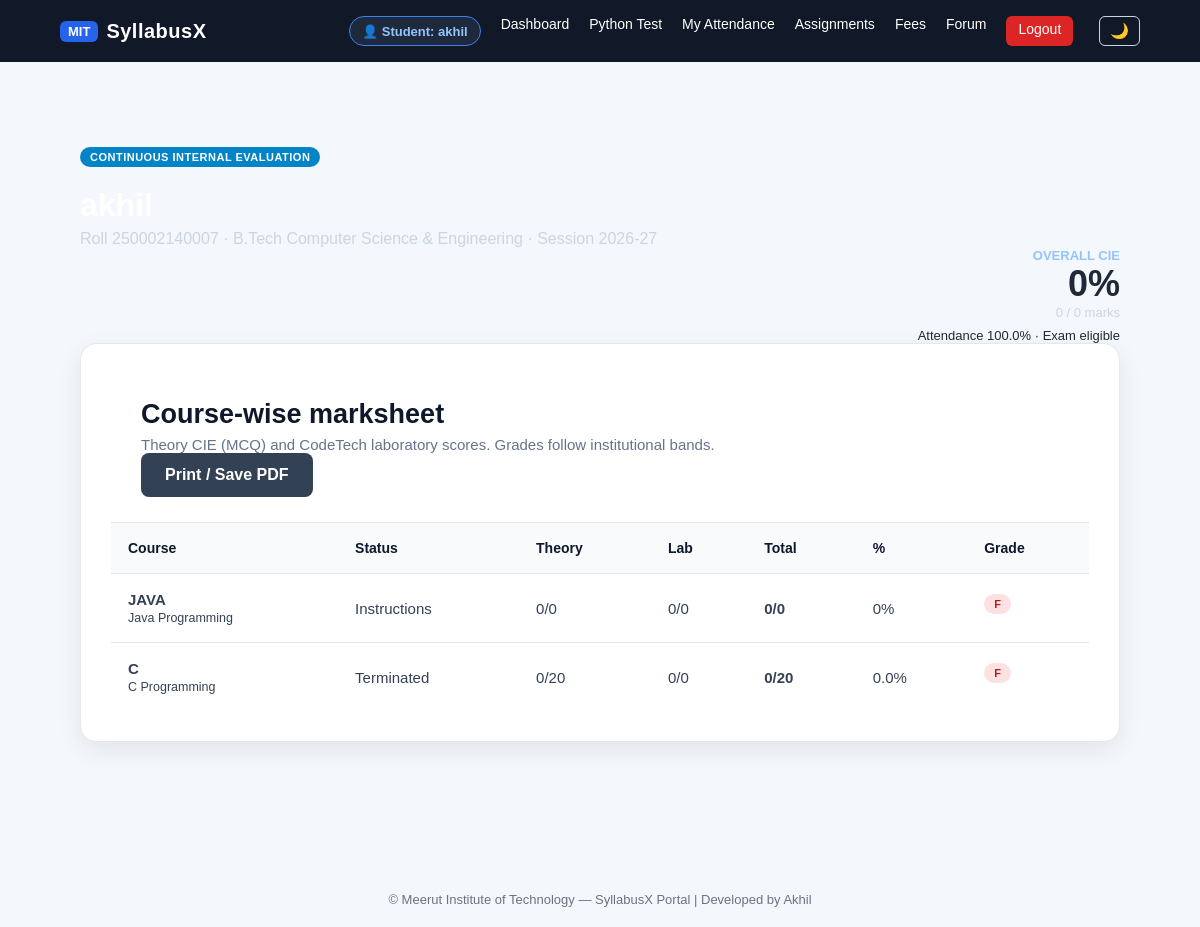
Page /student/results (signed in) on the committed database.
### tables this page shows
CREATE TABLE students (
            id INTEGER PRIMARY KEY AUTOINCREMENT,
            name TEXT NOT NULL,
            roll_number TEXT NOT NULL UNIQUE,
            email TEXT NOT NULL UNIQUE,
            password_hash TEXT NOT NULL,
            created_at TEXT NOT NULL,
            last_login TEXT,
            status TEXT NOT NULL DEFAULT 'active'
        , mobile_number TEXT, email_verified INTEGER DEFAULT 0, mobile_verified INTEGER DEFAULT 0, aadhar_number TEXT, uidai_status TEXT DEFAULT 'verified', aadhar_card_file TEXT, face_photo TEXT, face_embedding TEXT);

CREATE TABLE courses (
            id INTEGER PRIMARY KEY AUTOINCREMENT,
            name TEXT NOT NULL UNIQUE,
            code TEXT NOT NULL UNIQUE,
            description TEXT,
            instructions TEXT,
            mcq_duration_minutes INTEGER DEFAULT 20,
            coding_duration_minutes INTEGER DEFAULT 60,
            is_active INTEGER DEFAULT 1,
            created_at TIMESTAMP DEFAULT CURRENT_TIMESTAMP
        );

CREATE TABLE assessments (
            id INTEGER PRIMARY KEY AUTOINCREMENT,

            student_id INTEGER NOT NULL,
            course_id INTEGER NOT NULL,

            status TEXT DEFAULT 'instructions',

            started_at TIMESTAMP,

            mcq_started_at TIMESTAMP,
            mcq_submitted_at TIMESTAMP,

            coding_started_at TIMESTAMP,
            coding_submitted_at TIMESTAMP,

            completed_at TIMESTAMP,

            mcq_score INTEGER DEFAULT 0,
            mcq_total INTEGER DEFAULT 0,

            coding_score INTEGER DEFAULT 0,
            coding_total INTEGER DEFAULT 0,

            created_at TIMESTAMP DEFAULT CURRENT_TIMESTAMP, termination_reason TEXT, violation_count INTEGER DEFAULT 0,

            FOREIGN KEY (student_id)
                REFERENCES students(id)
                ON DELETE CASCADE,

            FOREIGN KEY (course_id)
                REFERENCES courses(id)
                ON DELETE CASCADE
        );

### app.py (the view)
@app.route("/student/results")
@student_login_required
def student_results():
    student_id = session["student_id"]
    connection = get_db_connection()
    student = connection.execute(
        "SELECT * FROM students WHERE id = ?",
        (student_id,),
    ).fetchone()
    rows = connection.execute(
        """
        SELECT a.*, c.name AS course_name, c.code AS course_code
        FROM assessments a
        JOIN courses c ON c.id = a.course_id
        WHERE a.student_id = ?
        ORDER BY a.id DESC
        """,
        (student_id,),
    ).fetchall()
    attendance_summary = get_student_attendance_summary(connection, student_id)
    connection.close()
    marksheet = []
    total_obtained = 0
    total_max = 0
    for row in rows:
        mcq_score = row["mcq_score"] or 0
        mcq_total = row["mcq_total"] or 0
        coding_score = row["coding_score"] or 0
        coding_total = row["coding_total"] or 0
        obtained = mcq_score + coding_score
        maximum = mcq_total + coding_total
        pct = round((obtained / maximum) * 100, 1) if maximum else 0
        if pct >= 85:
            grade = "A+"
        elif pct >= 75:
            grade = "A"
        elif pct >= 65:
            grade = "B+"
        elif pct >= 55:
            grade = "B"
        elif pct >= 40:
            grade = "C"
        else:
            grade = "F"
        marksheet.append(
            {
                "row": row,
                "obtained": obtained,
                "maximum": maximum,
                "pct": pct,
                "grade": grade,
            }
        )
        if row["status"] == "completed":
            total_obtained += obtained
            total_max += maximum
    overall_pct = round((total_obtained / total_max) * 100, 1) if total_max else 0
    return render_template(
        "student_results.html",
        student=student,
        marksheet=marksheet,
        total_obtained=total_obtained,
        total_max=total_max,
        overall_pct=overall_pct,
        attendance_summary=attendance_summary,
    )

### app.py (called while the page is built)
@app.after_request
def add_security_headers(response):
    response.headers['X-Content-Type-Options'] = 'nosniff'
    response.headers['X-Frame-Options'] = 'SAMEORIGIN'
    response.headers['X-XSS-Protection'] = '1; mode=block'
    response.headers['Referrer-Policy'] = 'strict-origin-when-cross-origin'
    return response

def get_db_connection():
    database_url = os.environ.get("DATABASE_URL", "")
    if database_url and _PSYCOPG2_AVAILABLE:
        pg_conn = psycopg2.connect(database_url)
        return _PGConnectionWrapper(pg_conn)
    os.makedirs(DATABASE_DIR, exist_ok=True)
    connection = sqlite3.connect(
        DATABASE_PATH,
        timeout=30,
        check_same_thread=False
    )
    connection.row_factory = sqlite3.Row
    connection.execute("PRAGMA busy_timeout = 30000")
    connection.execute("PRAGMA foreign_keys = ON")
    return connection

def student_login_required(function):
    @wraps(function)
    def decorated_function(*args, **kwargs):
        if "student_id" not in session or session.get("role") != "student":
            flash("Please login to the Student Portal first.", "error")
            return redirect(url_for("login", tab="student"))
        return function(*args, **kwargs)
    return decorated_function

### templates/student_results.html (shortened to what this page needs)
{% extends "base.html" %}
{% block content %}
<div class="page-container">
    <div class="marksheet-hero">
        <div>
            <div class="portal-badge" style="background:#0284c7;color:#fff;">CONTINUOUS INTERNAL EVALUATION</div>
            <h1 style="margin:12px 0 6px;color:#fff;">{{ student.name }}</h1>
            <p style="color:#cbd5e1;margin:0;">
                Roll {{ student.roll_number }} · B.Tech Computer Science &amp; Engineering · Session 2026-27
            </p>
        </div>
        <div style="text-align:right;">
            <div style="font-size:13px;color:#93c5fd;font-weight:700;">OVERALL CIE</div>
            <div style="font-size:36px;font-weight:800;">{{ overall_pct }}%</div>
            <div style="font-size:13px;color:#cbd5e1;">{{ total_obtained }} / {{ total_max }} marks</div>
            {% if attendance_summary %}
            <div style="margin-top:8px;font-size:13px;">
                Attendance {{ attendance_summary.percentage }}%
                {% if attendance_summary.is_eligible %}· Exam eligible{% else %}· Shortage{% endif %}
            </div>
            {% endif %}
        </div>
    </div>
    <div class="dashboard-card">
        <div class="card-header">
            <div>
                <h2>Course-wise marksheet</h2>
                <p>Theory CIE (MCQ) and CodeTech laboratory scores. Grades follow institutional bands.</p>
            </div>
            <button class="btn btn-secondary" type="button" onclick="window.print()">Print / Save PDF</button>
        </div>
        {% if marksheet %}
        <div class="table-wrapper">
            <table class="student-table">
                <thead>
                    <tr>
                        <th>Course</th>
                        <th>Status</th>
                        <th>Theory</th>
                        <th>Lab</th>
                        <th>Total</th>
                        <th>%</th>
                        <th>Grade</th>
                    </tr>
                </thead>
                <tbody>
                    {% for item in marksheet %}
                    <tr>
                        <td>
                            <strong>{{ item.row.course_code }}</strong><br>
                            <small>{{ item.row.course_name }}</small>
                        </td>
                        <td>{{ item.row.status|replace('_', ' ')|title }}</td>
                        <td>{{ item.row.mcq_score or 0 }}/{{ item.row.mcq_total or 0 }}</td>
                        <td>{{ item.row.coding_score or 0 }}/{{ item.row.coding_total or 0 }}</td>
                        <td><strong>{{ item.obtained }}/{{ item.maximum }}</strong></td>
                        <td>{{ item.pct }}%</td>
                        <td>
                            <span class="portal-badge" style="background:{% if item.grade in ['A+','A'] %}#dcfce7;color:#166534{% elif item.grade == 'F' %}#fee2e2;color:#b91c1c{% else %}#e0f2fe;color:#0369a1{% endif %};">
                                {{ item.grade }}
                            </span>
                        </td>
                    </tr>
                    {% endfor %}
                </tbody>
            </table>
        </div>
        {% else %}
        <div class="empty-state">
            <p>No CIE attempts yet. Open CodeTech Labs from the student dashboard to begin.</p>
            <a class="btn btn-primary" href="{{ url_for('course_selection') }}">Start an assessment</a>
        </div>
        {% endif %}
    </div>
</div>
{% endblock %}

### templates/base.html (shortened to what this page needs)
<!DOCTYPE html>
<html lang="en">
<head>
    <link rel="stylesheet" href="{{ url_for('static', filename='css/style.css') }}">
</head>
<body>
<nav class="navbar">
    <div class="nav-container">
        <div class="logo">
            <a href="{{ url_for('index') }}" style="color: inherit; text-decoration: none; display: flex; align-items: center; gap: 8px;">
                <span class="logo-badge">MIT</span>
                <span style="font-size: 20px; font-weight: 800; letter-spacing: 0.5px;">SyllabusX</span>
            </a>
        </div>
        <div class="nav-links">
            {% if session.get("student_id") %}
                <span class="user-pill student-pill">
                    👤 Student: {{ session.get("student_name") }}
                </span>
                <a href="{{ url_for('student_dashboard') }}">
                    Dashboard
                </a>
                <a href="{{ url_for('assessment_instructions') }}">
                    Python Test
                </a>
                <a href="{{ url_for('student_attendance') }}">
                    My Attendance
                </a>
                <a href="{{ url_for('student_assignments') }}">
                    Assignments
                </a>
                <a href="{{ url_for('student_fees') }}">
                    Fees
                </a>
                <a href="{{ url_for('campus_forum') }}">
                    Forum
                </a>
                <a href="{{ url_for('logout') }}" class="nav-logout-btn">
                    Logout
                </a>
            {% endif %}
            <button type="button" id="themeToggleBtn" onclick="toggleTheme()" style="background: transparent; border: 1.5px solid #cbd5e1; border-radius: 6px; cursor: pointer; padding: 5px 10px; font-size: 15px; margin-left: 6px;" title="Toggle Dark / Light Mode">
                🌙
            </button>
        </div>
    </div>
</nav>
<main class="main-container">
    {% block content %}
    {% endblock %}
</main>
<footer>
    <p>
        © Meerut Institute of Technology — SyllabusX Portal | Developed by Akhil
    </p>
</footer>
</body>
</html>

### static/css/style.css (style rules this page uses)
* { margin: 0; padding: 0; box-sizing: border-box; }
body { font-family: Arial, Helvetica, sans-serif; background: #f4f7fb; color: #1f2937; min-height: 100vh; }
.navbar { background: #111827; color: white; padding: 16px 0; }
.nav-container { width: 90%; max-width: 1200px; margin: auto; display: flex; justify-content: space-between; align-items: center; }
.logo { font-size: 21px; font-weight: bold; }
.nav-links { display: flex; gap: 20px; }
.nav-links a { color: white; text-decoration: none; font-size: 14px; }
.main-container { width: 90%; max-width: 1200px; margin: 40px auto; min-height: calc(100vh - 160px); }
.btn { display: inline-block; padding: 12px 20px; border: none; border-radius: 8px; text-decoration: none; cursor: pointer; font-size: 15px; font-weight: 600; }
.btn-secondary { background: #374151; color: white; }
.dashboard-card { background: white; padding: 30px; border-radius: 12px; box-shadow: 0 5px 20px rgba(0, 0, 0, 0.06); margin-bottom: 25px; }
.dashboard-card h2 { margin-bottom: 12px; }
.dashboard-card p { color: #6b7280; margin-bottom: 10px; }
.table-wrapper { width: 100%; overflow-x: auto; }
table { width: 100%; border-collapse: collapse; min-width: 900px; }
th, td { padding: 15px; text-align: left; border-bottom: 1px solid #e5e7eb; font-size: 14px; }
th { background: #f9fafb; font-weight: 700; }
footer { text-align: center; padding: 20px; color: #6b7280; font-size: 13px; }
.page-container { max-width: 1100px; margin: 0 auto; padding: 45px 20px 60px; }
.btn { display: inline-block; text-decoration: none; border: none; border-radius: 8px; padding: 13px 24px; font-size: 16px; font-weight: 600; cursor: pointer; transition: 0.2s ease; }
.btn-secondary { background: #334155; color: #ffffff; }
.dashboard-card { background: #ffffff; border-radius: 16px; margin-bottom: 30px; box-shadow: 0 8px 25px rgba(15, 23, 42, 0.08); border: 1px solid #e5e7eb; overflow: hidden; }
.card-header { padding: 25px 30px; border-bottom: 1px solid #e5e7eb; }
.card-header h2 { margin: 0 0 6px 0; font-size: 27px; color: #0f172a; }
.card-header p { margin: 0; color: #64748b; font-size: 15px; }
.student-table { width: 100%; border-collapse: collapse; }
.student-table th { text-align: left; padding: 17px; background: #f8fafc; color: #0f172a; font-size: 14px; font-weight: 700; border-bottom: 1px solid #e5e7eb; }
.student-table td { padding: 17px; border-bottom: 1px solid #e5e7eb; color: #334155; font-size: 15px; }
.student-table tbody tr:last-child td { border-bottom: none; }
.logo-badge { background: #2563eb; color: white; padding: 3px 8px; border-radius: 6px; font-size: 13px; font-weight: 700; }
.portal-badge { display: inline-block; padding: 4px 10px; border-radius: 12px; font-size: 11px; font-weight: 700; letter-spacing: 0.5px; background: #dbeafe; color: #1d4ed8; margin-bottom: 8px; }
.user-pill { display: inline-flex; align-items: center; padding: 5px 12px; border-radius: 20px; font-size: 13px; font-weight: 600; }
.student-pill { background: #1e293b; color: #93c5fd; border: 1px solid #3b82f6; }
.nav-logout-btn { background: #dc2626; color: white !important; padding: 5px 12px; border-radius: 6px; text-decoration: none !important; transition: background 0.2s; }

### rows in the picture
students: get "akhil", roll_number "250002140007"
courses: row.course_code "JAVA", row.course_name "Java Programming"
assessments: row.status "Instructions", row "0", row "0", row "0", row "0"
courses: row.course_code "C", row.course_name "C Programming"
assessments: row.status "Terminated", row "0", row "20", row "0", row "0"

### other values in the picture
{{ overall_pct }} "0"
{{ total_obtained }} "0"
{{ total_max }} "0"
{{ attendance_summary.percentage }} "100.0"
{{ item.obtained }} "0" "0"
{{ item.maximum }} "0" "20"
{{ item.pct }} "0" "0.0"
{{ item.grade }} "F" "F"
